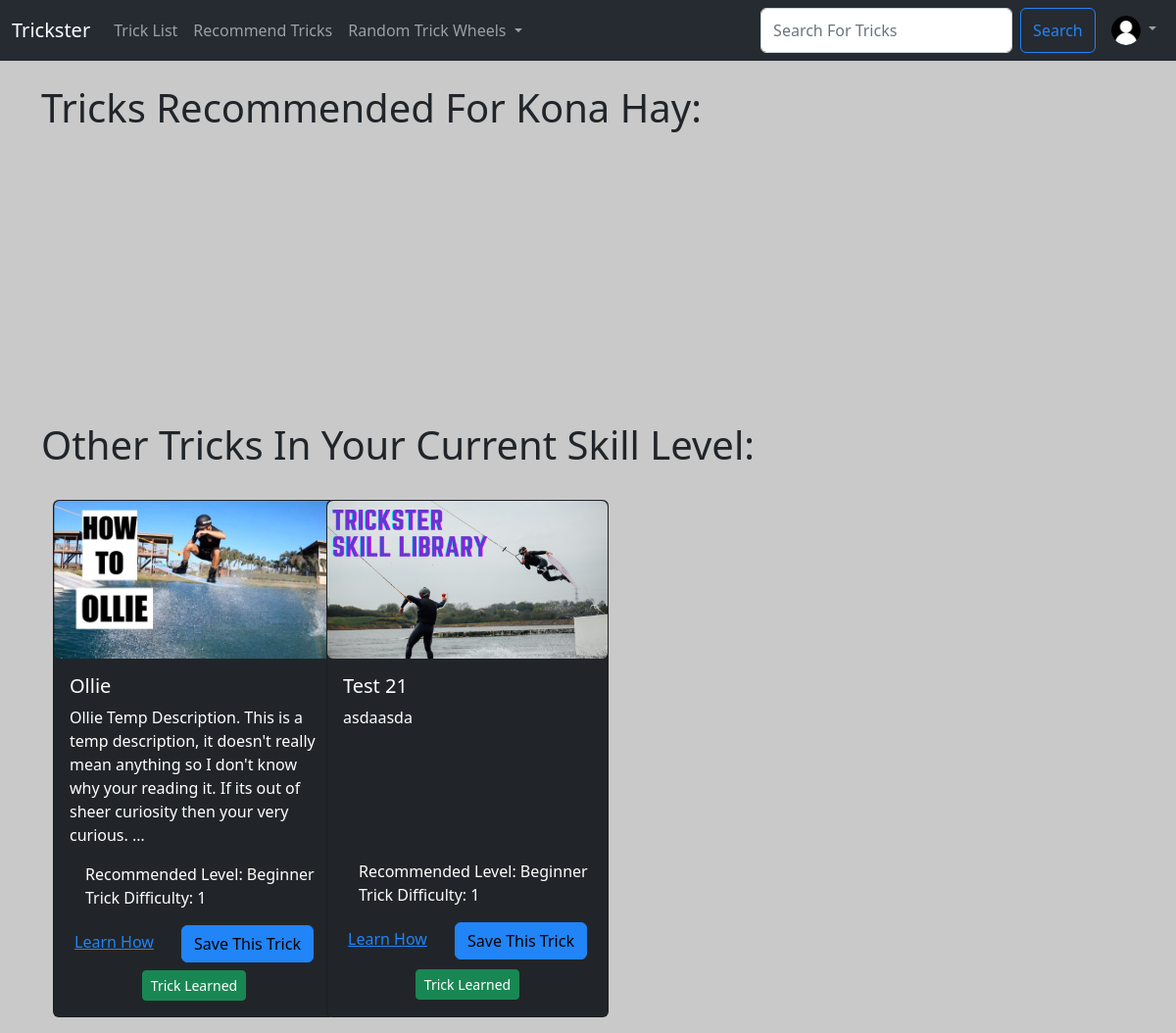
Page /recommend_trick/1 (signed in) on the earlier database version.
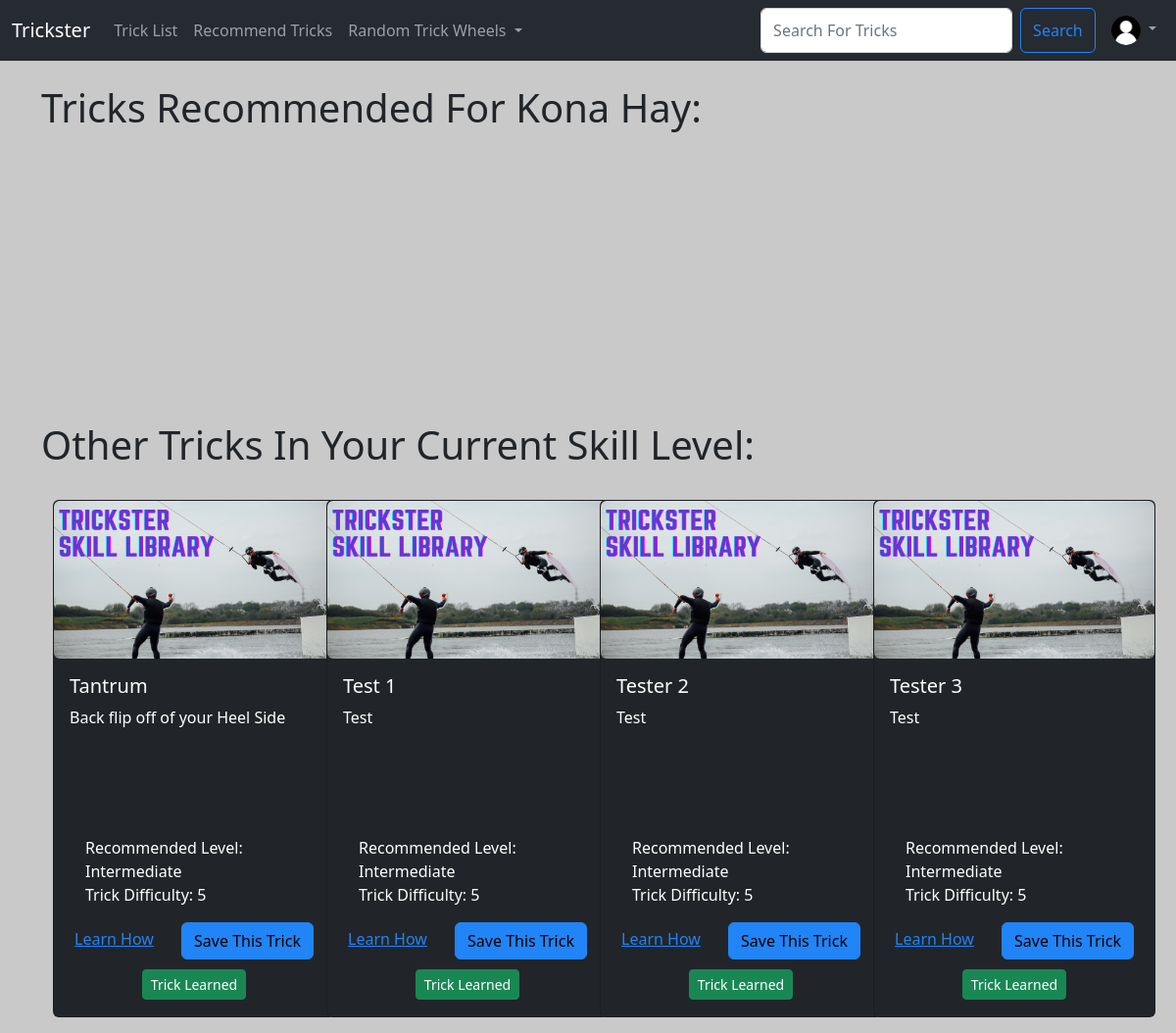
Same page on the later database version.
### Users/models.py (models this page shows, shortened)
class User_Profile(models.Model):
  User = models.OneToOneField(Trickster_User, on_delete=models.CASCADE)
  ProfilePhoto = models.ImageField(null=True, blank=True, upload_to="images/profile")
  SkillLevel = models.ForeignKey(SkillLevel, default=get_default_skill_level, blank=True, null=True, on_delete=models.CASCADE)
  LearnedTricks  = models.ManyToManyField(Trick, related_name='learned_trick', blank=True)
  UserDifficultyLevel = models.PositiveIntegerField(default=1, null=True, validators=[MinValueValidator(1), MaxValueValidator(10)])
  Follows =  models.ManyToManyField('self', related_name='followed_by', symmetrical=False, blank=True)

class Trickster_User(AbstractBaseUser, PermissionsMixin):
  UserID = models.AutoField(primary_key=True)
  Email = models.EmailField(('Email Address'), unique=True)
  Username = models.CharField(('Username'),max_length=25, unique=True)
  FirstName = models.CharField(('First Name'),max_length=25)
  LastName = models.CharField(('Last Name'),max_length=25)
  DateOfJoining = models.DateField(default=timezone.now)
  is_staff = models.BooleanField(default=False)
  is_active = models.BooleanField(default=True)
  objects = CustomUserManager()
  USERNAME_FIELD = 'Email'
  REQUIRED_FIELDS = ['Username', 'FirstName', 'LastName']
  def __str__(self):
      return self.FirstName + ' ' + self.LastName

### TricksterMain/models.py (models this page shows)
class Trick (models.Model):
    TrickID = models.AutoField(primary_key=True)
    TrickName = models.CharField(max_length=25)
    TrickDiscription = models.TextField(blank=True)
    TrickHowTo = models.TextField(blank=True)
    TrickRecLevel = models.ForeignKey(SkillLevel, blank=True, null=True, on_delete=models.CASCADE)
    TrickDifficulty = models.PositiveIntegerField(null=True, validators=[MinValueValidator(1), MaxValueValidator(10)])
    TrickImg = models.ImageField(null=True, blank=True, upload_to="images/")
    def __str__(self):
        return self.TrickName

class SkillLevel (models.Model):
    SkillLevelID = models.AutoField(primary_key=True)
    SkillLevelName = models.CharField(max_length=25)
    def __str__(self):
        return self.SkillLevelName

### TricksterMain/views.py (the view)
# urls.py: path('recommend_trick/<int:pk>', views.recommend_trick, name='recommend-trick'),
def recommend_trick(request, pk):
  if request.user.is_authenticated:
    profile = User_Profile.objects.get(User_id=pk)
    user_skill_level = profile.SkillLevel
    user_ability = profile.UserDifficultyLevel
    user_learned_tricks = profile.LearnedTricks
    filters = models.Q()
    filters &= models.Q(TrickRecLevel=user_skill_level) & models.Q(TrickDifficulty=user_ability)
    recommend_tricks = Trick.objects.filter(filters).order_by('TrickName')
    return render(request, 'main/recommend_trick.html', {'recommend_tricks': recommend_tricks, 'profile': profile,})
  else:
    messages.success(request, ("You Must Be Logged In To See This Page!"))
    return HttpResponseRedirect('/home')

### TricksterMain/templates/main/recommend_trick.html (shortened to what this page needs)
{% extends 'main/base.html' %}
{% load static %}
{% block content  %}
  {% if profile %}
    <h1>Tricks Recommended For {{ profile.User }}:</h1>
    <h1>Other Tricks In Your Current Skill Level:</h1>
    <div class="container-md">
      <div class="row row-cols-1 row-cols-sm-2 row-cols-md-3 row-cols-xl-4 g-4">
        {% for trick in recommend_tricks %}
          <div class="col-sm">
            <div class="card text-bg-dark mb-3" style="width: 18rem; height: 33rem;">
              {% if trick.TrickImg %}
                <img src="{{ trick.TrickImg.url }}" class="img-fluid rounded" alt="trick cover image">
              {% else %}
                <img src="{% static 'trickster/images/TrickListDefault.png' %}" class="img-fluid rounded" alt="default trick cover image">
              {% endif %}
              <div class="card-body">
                <h5 class="card-title">{{ trick }}</h5>
                <p class="card-text">{{ trick.TrickDiscription|truncatechars:180 }}</p>
              </div>
              <ul class="list-group-dark list-group-flush">
                <li class="list-group-item">Recommended Level: {{ trick.TrickRecLevel }}</li>
                <li class="list-group-item">Trick Difficulty: {{ trick.TrickDifficulty }}</li>
              </ul>
              <div class="card-body-dark text-center gap-3" style="height: 3rem">
                <a href="{% url 'show-trick' trick.TrickID %}" class="card-link me-md-4">Learn How</a>
                <a href="#" class="btn btn-primary">Save This Trick</a>
              </div>
              <div class="card-body-dark text-center gap-3" style="height: 3rem">
                <form action="{% url 'learned-trick' request.user.UserID %}" method="POST">
                  <button type="submit", name="trick_id", value="{{trick.TrickID}}", class="btn btn-success btn-sm">Trick Learned</button>
                </form>
              </div>
            </div>
          </div>
        {% endfor %}
      </div>
    </div>
  {% endif %}
{% endblock %}

### TricksterMain/templates/main/base.html (shortened to what this page needs)
<!doctype html>
<html lang="en">
  <head>
    <link href="../../../static/trickster/css/trickster.min.css" rel="stylesheet">
  </head>
  <body>
    {% include 'main/navbar.html'%}
    <br/>
    <div class="container">
      {% block content %}
      {% endblock %}
    </div>
  </body>
</html>

### TricksterMain/templates/main/navbar.html (shortened to what this page needs)
{% load static %}
<nav class="navbar navbar-expand-lg navbar-dark bg-tricksterdark">
    <div class="container-fluid">
      <a class="navbar-brand" href="{%url 'home'%}">Trickster</a>
      <div class="collapse navbar-collapse" id="navbarSupportedContent">
        <ul class="navbar-nav me-auto mb-2 mb-lg-0">
          {% if request.user.is_authenticated %}
            <li class="nav-item">
              <a class="nav-link" href="{%url 'trick-list'%}">Trick List</a>
            </li>
            <li class="nav-item">
              <a class="nav-link" href="{%url 'recommend-trick' request.user.UserID %}">Recommend Tricks</a>
            </li>
            <li class="nav-item dropdown">
              <a class="nav-link dropdown-toggle" href="#" id="randomDropdown" role="button" data-bs-toggle="dropdown" aria-expanded="false">
                Random Trick Wheels
              </a>
            </li>
          {% endif %}
        </ul>
        <div class="navbar-nav ml-auto gap-2">
          <form class="d-flex" method="POST" action="{% url 'search-trick' %}">
            <input class="form-control me-2 input-sm" type="search" placeholder="Search For Tricks" aria-label="Search" name="trick_searched">
            <button class="btn btn-outline-primary" type="submit">Search</button>
          </form>
          {% if user.is_authenticated %}
          <li class="nav-item dropdown">
            <a class="nav-link dropdown-toggle" href="#" id="navbarScrollingDropdown" role="button" data-bs-toggle="dropdown" aria-expanded="false">
              {% if profile.ProfilePhoto %}
                <img
                class="rounded-circle"
                height="30"
                src="{{ profile.ProfilePhoto.url }}"
                alt="User Profile Image"
                />
              {% else %}
                <img
                class="rounded-circle"
                height="30"
                src="{% static 'trickster/images/ProfileImgDefault.png' %}"
                alt="Default User Profile Image"
                />
              {% endif %}
            </a>
          </li>
          {% else %}
          <li class="nav-item">
            <a class="nav-link" href="{%url 'login'%}">Login</a>
          </li>
          {% endif %}
        </div>
      </div>
    </div>
  </nav>

### TricksterMain/templates/main/base.html (style rules this page uses)
body { background: #c9c9c9 }

Differences in the rows shown:
no longer on this page (row unchanged): Trick: TrickImg (picture), TrickName "Ollie", TrickDiscription "Ollie Temp Description. This is a temp description, it doesn't really mean anything so I don't know why your reading it. If its out of sheer curiosity then your very curious. …", TrickRecLevel "Beginner", TrickDifficulty "1", {{ trick.TrickID }} 15 (drawn)
no longer on this page (row unchanged): Trick: TrickName "Test 21", TrickDiscription "asdaasda", TrickRecLevel "Beginner", TrickDifficulty "1", {{ trick.TrickID }} 21 (drawn)
added Trick: TrickName "Tantrum", TrickDiscription "Back flip off of your Heel Side", TrickRecLevel "Intermediate", TrickDifficulty "5", {{ trick.TrickID }} 27 (drawn)
added Trick: TrickName "Test 1", TrickDiscription "Test", TrickRecLevel "Intermediate", TrickDifficulty "5", {{ trick.TrickID }} 28 (drawn)
added Trick: TrickName "Tester 2", TrickDiscription "Test", TrickRecLevel "Intermediate", TrickDifficulty "5", {{ trick.TrickID }} 29 (drawn)
added Trick: TrickName "Tester 3", TrickDiscription "Test", TrickRecLevel "Intermediate", TrickDifficulty "5", {{ trick.TrickID }} 30 (drawn)
